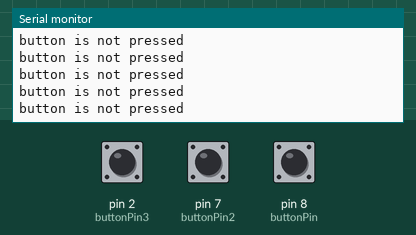
The sketch below on a simulated Arduino Uno, built with avr-gcc and run on an emulated ATmega328P. Shown: the last lines printed to the serial monitor. The inputs (shaded band) are chosen by the test bench; at power-on: pin 2 (buttonPin3) LOW, pin 7 (buttonPin2) LOW, pin 8 (buttonPin) LOW.

Above: at 1.2 s.
1.3 s: pin 2 (buttonPin3) pulled HIGH for 0.15 s
At 1.8 s:
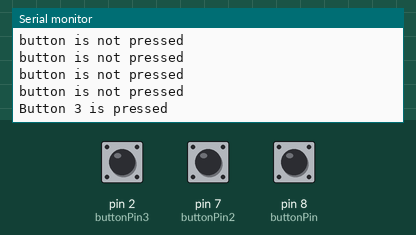
2.9 s: pin 7 (buttonPin2) pulled HIGH for 0.15 s
At 3.7 s:
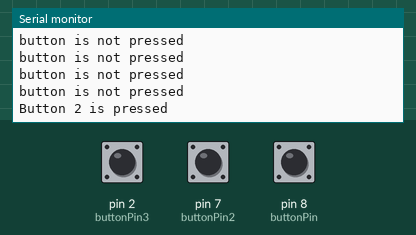
4.5 s: pin 8 (buttonPin) pulled HIGH for 0.15 s
At 5.3 s:
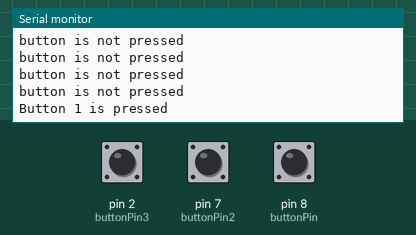

The sketch:

moduleButtons.ino
```cpp
//https://www.youtube.com/watch?v=XUuXq4J4u14
//BUTTONS
const int buttonPin = 8;     // the number of the pushbutton pin
int buttonState = 0;         // variable for reading the pushbutton status

const int buttonPin2 = 7;     // the number of the pushbutton pin
int buttonState2 = 0;         // variable for reading the pushbutton status

const int buttonPin3 = 2;     // the number of the pushbutton pin
int buttonState3 = 0;         // variable for reading the pushbutton status
//</>

void setup()
{
  // initialize the pushbutton pin as an input:
  pinMode(buttonPin, INPUT);
  pinMode(buttonPin2, INPUT);
  pinMode(buttonPin3, INPUT);

  Serial.begin(9600);

}

void loop()
{
  // read the state of the pushbutton value:
  buttonState = digitalRead(buttonPin);
  buttonState2 = digitalRead(buttonPin2);
  buttonState3 = digitalRead(buttonPin3);

  // check if the pushbutton is pressed.
  // if it is, the buttonState is HIGH:
  if (buttonState == HIGH)
  {
    Serial.println("Button 1 is pressed");
    delay(1000);
  }
  else if (buttonState2 == HIGH)
  {
    Serial.println("Button 2 is pressed");
    delay(1000);
  }
  else if (buttonState3 == HIGH)
  {
    Serial.println("Button 3 is pressed");
    delay(1000);
  }
  else
  {
   Serial.println("button is not pressed");
   delay(100);

  }


}
```

Measured:
- after the input at 1.3 s, the serial monitor: prints a new line at once (image 1)
- after the input at 2.9 s, the serial monitor: prints a new line at once (image 2)
- after the input at 4.5 s, the serial monitor: prints a new line at once (image 3)
